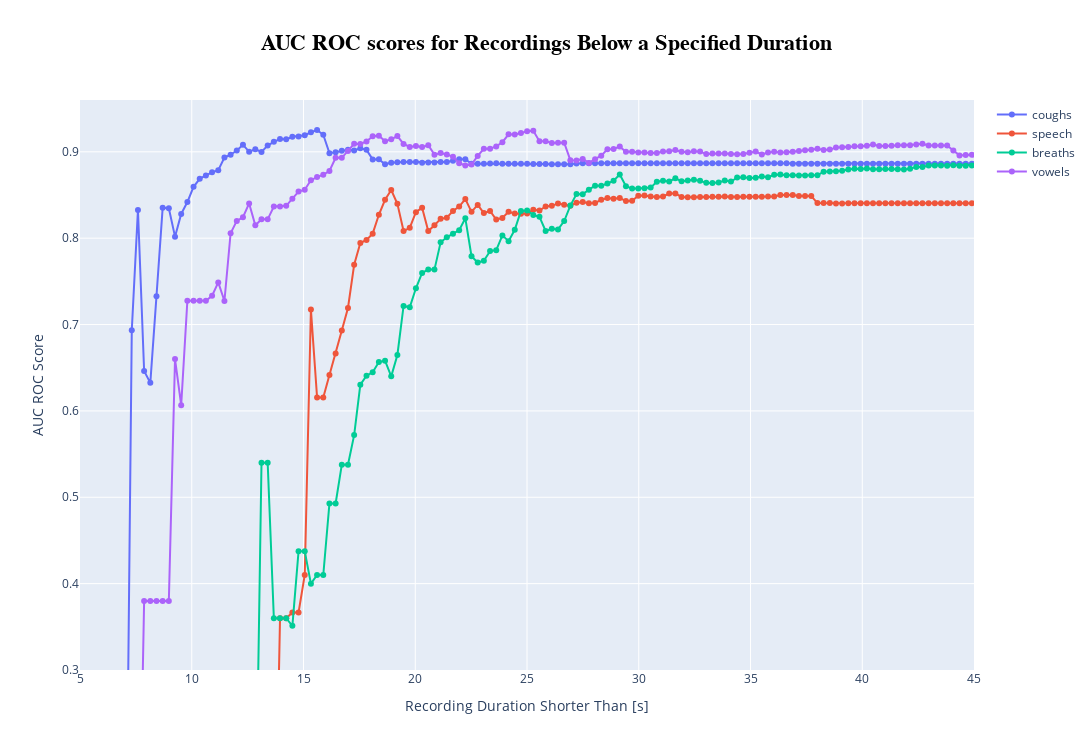

Notebook source saved alongside this figure:
### Code cell
set_types = [
    "test",
    # "eval"
]
starting_point_sec = 4
durations = (0, starting_point_sec)
seconds = 45
time_axis = np.linspace(0, 55, 200)
fig = go.Figure()
for modality in use_modalities:
    temp_df = merged_df.copy()
    metrics = []
    if len(set_types) < 2:
        temp_df = temp_df[temp_df["set_type"] == set_types[0]]
    temp_df = temp_df[temp_df["rec_type"] == modality]
    for offset in time_axis:
        duration_col = [col for col in full_metadata.columns if (modality in col) and ("total_duration" in col)]
        duration_col = duration_col[0]
        duration_col
        # df = temp_df[temp_df[duration_col] > durations[0]+offset]
        # df = temp_df[temp_df[duration_col] < durations[1]+offset]
        df = temp_df[temp_df[duration_col] < offset]
        # df = temp_df[temp_df[duration_col] > offset]
        if len(df) > 10:
            aucroc = ju.get_aucroc(list(df.label), list(df.prediction))
            metrics.append(aucroc)
        else:
            metrics.append(0)
    trace = go.Scatter(x=time_axis+starting_point_sec, y=metrics, mode='lines+markers', name=modality.replace("combined_", ""))
    fig.add_trace(trace)

layout = go.Layout(
    title={
        'text': '<b>AUC ROC scores for Recordings Below a Specified Duration</b>',
        'x': 0.5,  # Center the title
        'xanchor': 'center',  # Center the title
        'font': {'size': 22, 'color': 'black', 'family': 'Arial'}
    },
    xaxis=dict(title='Recording Duration Shorter Than [s]'),
    yaxis=dict(title='AUC ROC Score')
)
layout['height'] = 750  # You can adjust this value as needed
layout['width'] = 1500  # You can adjust this value as needed
fig.update_layout(layout)
fig.update_xaxes(range=[5, 45])  # Set the x-axis limits
fig.update_yaxes(range=[0.3, 0.96])   # Set the y-axis limits
fig.show()

### Figure 1 — Plotly figure (JSON) as saved in the notebook; plotly's stock layout.template omitted (floating-point values rounded to 4 significant figures; data arrays with more than 128 entries replaced by an {"elided": "..."} marker saying what was removed)
{"data": [{"mode": "lines+markers", "name": "coughs", "type": "scatter", "x": {"elided": "200 float values"}, "y": {"elided": "200 float values"}}, {"mode": "lines+markers", "name": "speech", "type": "scatter", "x": {"elided": "200 float values"}, "y": {"elided": "200 float values"}}, {"mode": "lines+markers", "name": "breaths", "type": "scatter", "x": {"elided": "200 float values"}, "y": {"elided": "200 float values"}}, {"mode": "lines+markers", "name": "vowels", "type": "scatter", "x": {"elided": "200 float values"}, "y": {"elided": "200 float values"}}], "layout": {"height": 750, "title": {"font": {"color": "black", "family": "Arial", "size": 22}, "text": "<b>AUC ROC scores for Recordings Below a Specified Duration</b>", "x": 0.5, "xanchor": "center"}, "width": 1500, "xaxis": {"range": [5, 45], "title": {"text": "Recording Duration Shorter Than [s]"}, "type": "linear"}, "yaxis": {"range": [0.3, 0.96], "title": {"text": "AUC ROC Score"}, "type": "linear"}}}
